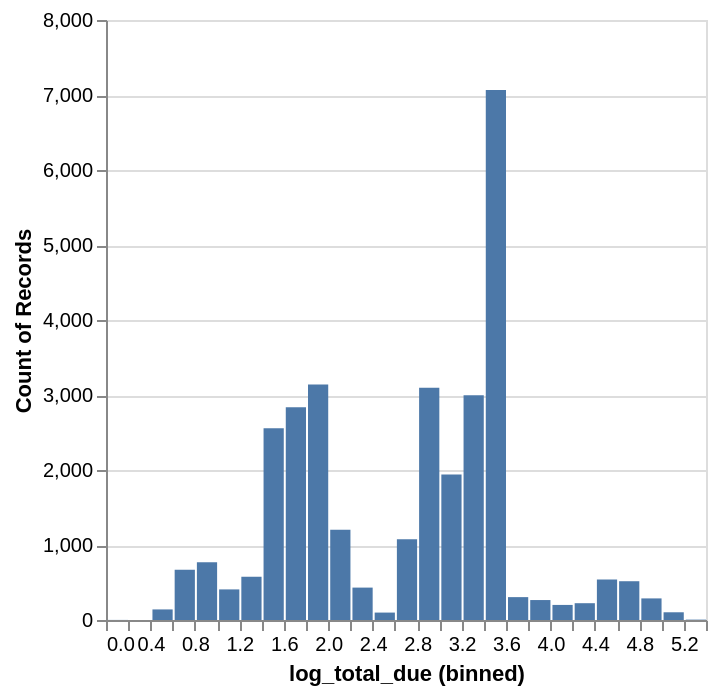

The notebook cell this image was saved under:
### Code cell
df_log = df[df['total_due'] > 0].copy()
df_log['log_total_due'] = np.log10(df['total_due'])   # applied log10 to observe the distribution

# barchart
alt.Chart(df_log).mark_bar().encode(
    alt.X('log_total_due:Q', bin=alt.Bin(maxbins=50)),
    y='count()'
)

### Figure 1 — Vega specification as saved in the notebook (floating-point values rounded to 4 significant figures)
{"$schema": "https://vega.github.io/schema/vega/v5.json", "data": [{"name": "source_0", "values": [{"__count": 224, "bin_maxbins_50_log_total_due": 4.2, "bin_maxbins_50_log_total_due_end": 4.4}, {"__count": 1941, "bin_maxbins_50_log_total_due": 3.0, "bin_maxbins_50_log_total_due_end": 3.2}, {"__count": 540, "bin_maxbins_50_log_total_due": 4.4, "bin_maxbins_50_log_total_due_end": 4.6}, {"__count": 1076, "bin_maxbins_50_log_total_due": 2.6, "bin_maxbins_50_log_total_due_end": 2.8}, {"__count": 305, "bin_maxbins_50_log_total_due": 3.6, "bin_maxbins_50_log_total_due_end": 3.8}, {"__count": 266, "bin_maxbins_50_log_total_due": 3.8, "bin_maxbins_50_log_total_due_end": 4.0}, {"__count": 517, "bin_maxbins_50_log_total_due": 4.6, "bin_maxbins_50_log_total_due_end": 4.8}, {"__count": 3096, "bin_maxbins_50_log_total_due": 2.8, "bin_maxbins_50_log_total_due_end": 3.0}, {"__count": 7068, "bin_maxbins_50_log_total_due": 3.4, "bin_maxbins_50_log_total_due_end": 3.6}, {"__count": 201, "bin_maxbins_50_log_total_due": 4.0, "bin_maxbins_50_log_total_due_end": 4.2}, {"__count": 2996, "bin_maxbins_50_log_total_due": 3.2, "bin_maxbins_50_log_total_due_end": 3.4}, {"__count": 103, "bin_maxbins_50_log_total_due": 5.0, "bin_maxbins_50_log_total_due_end": 5.2}, {"__count": 3141, "bin_maxbins_50_log_total_due": 1.8, "bin_maxbins_50_log_total_due_end": 2.0}, {"__count": 288, "bin_maxbins_50_log_total_due": 4.8, "bin_maxbins_50_log_total_due_end": 5.0}, {"__count": 578, "bin_maxbins_50_log_total_due": 1.2, "bin_maxbins_50_log_total_due_end": 1.4}, {"__count": 408, "bin_maxbins_50_log_total_due": 1.0, "bin_maxbins_50_log_total_due_end": 1.2}, {"__count": 770, "bin_maxbins_50_log_total_due": 0.8, "bin_maxbins_50_log_total_due_end": 1.0}, {"__count": 432, "bin_maxbins_50_log_total_due": 2.2, "bin_maxbins_50_log_total_due_end": 2.4}, {"__count": 2557, "bin_maxbins_50_log_total_due": 1.4, "bin_maxbins_50_log_total_due_end": 1.6}, {"__count": 5, "bin_maxbins_50_log_total_due": 5.2, "bin_maxbins_50_log_total_due_end": 5.4}, {"__count": 99, "bin_maxbins_50_log_total_due": 2.4, "bin_maxbins_50_log_total_due_end": 2.6}, {"__count": 2836, "bin_maxbins_50_log_total_due": 1.6, "bin_maxbins_50_log_total_due_end": 1.8}, {"__count": 1205, "bin_maxbins_50_log_total_due": 2.0, "bin_maxbins_50_log_total_due_end": 2.2}, {"__count": 1, "bin_maxbins_50_log_total_due": 0.0, "bin_maxbins_50_log_total_due_end": 0.2}, {"__count": 141, "bin_maxbins_50_log_total_due": 0.4, "bin_maxbins_50_log_total_due_end": 0.6}, {"__count": 671, "bin_maxbins_50_log_total_due": 0.6, "bin_maxbins_50_log_total_due_end": 0.8}]}, {"name": "source_0_y_domain___count", "values": [{"min": 1, "max": 7068}]}], "signals": [{"name": "bin_maxbins_50_log_total_due_bins", "value": {"fields": ["log_total_due"], "fname": "bin_log_total_due", "start": 0.0, "step": 0.2, "stop": 5.4}}], "marks": [{"type": "rect", "name": "marks", "from": {"data": "source_0"}, "encode": {"update": {"x": {"field": "bin_maxbins_50_log_total_due_end", "scale": "x", "offset": {"signal": "0.5 + (abs(scale(\"x\", datum[\"bin_maxbins_50_log_total_due_end\"]) - scale(\"x\", datum[\"bin_maxbins_50_log_total_due\"])) < 0.25 ? 0.5 * (0.25 - (abs(scale(\"x\", datum[\"bin_maxbins_50_log_total_due_end\"]) - scale(\"x\", datum[\"bin_maxbins_50_log_total_due\"])))) : -0.5)"}}, "y": {"field": "__count", "scale": "y"}, "x2": {"field": "bin_maxbins_50_log_total_due", "scale": "x", "offset": {"signal": "0.5 + (abs(scale(\"x\", datum[\"bin_maxbins_50_log_total_due_end\"]) - scale(\"x\", datum[\"bin_maxbins_50_log_total_due\"])) < 0.25 ? -0.5 * (0.25 - (abs(scale(\"x\", datum[\"bin_maxbins_50_log_total_due_end\"]) - scale(\"x\", datum[\"bin_maxbins_50_log_total_due\"])))) : 0.5)"}}, "y2": {"value": 0, "scale": "y"}, "fill": {"value": "#4c78a8"}}}, "style": ["bar"]}], "scales": [{"name": "x", "type": "linear", "domain": {"signal": "[bin_maxbins_50_log_total_due_bins.start, bin_maxbins_50_log_total_due_bins.stop]"}, "range": [0, {"signal": "width"}], "bins": {"signal": "bin_maxbins_50_log_total_due_bins"}, "zero": false}, {"name": "y", "type": "linear", "domain": [{"signal": "(data(\"source_0_y_domain___count\")[0] || {}).min"}, {"signal": "(data(\"source_0_y_domain___count\")[0] || {}).max"}], "range": [{"signal": "height"}, 0], "zero": true, "nice": true}], "axes": [{"scale": "y", "tickCount": {"signal": "ceil(height/40)"}, "maxExtent": 0, "grid": true, "aria": false, "ticks": false, "gridScale": "x", "domain": false, "zindex": 0, "orient": "left", "labels": false, "minExtent": 0}, {"scale": "x", "tickCount": {"signal": "ceil(width/10)"}, "zindex": 0, "labelFlush": true, "title": "log_total_due (binned)", "labelOverlap": true, "grid": false, "orient": "bottom"}, {"scale": "y", "grid": false, "zindex": 0, "labelOverlap": true, "title": "Count of Records", "orient": "left", "tickCount": {"signal": "ceil(height/40)"}}], "style": "cell", "width": 300, "height": 300, "background": "white", "padding": 5}
